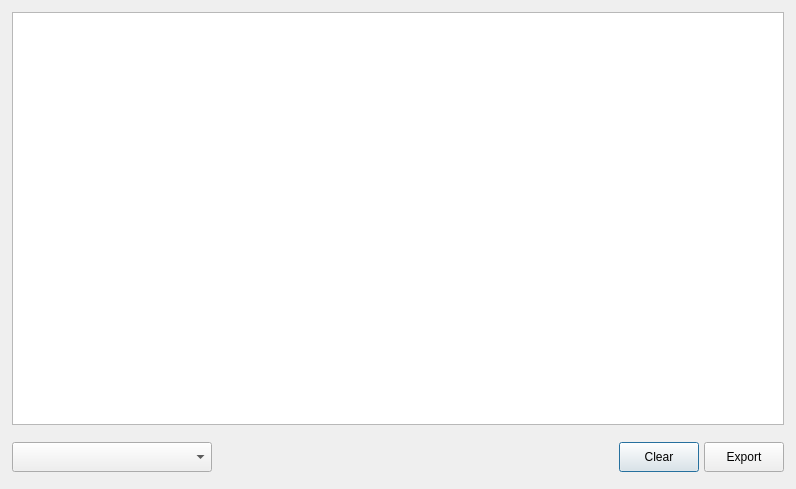
<?xml version="1.0" encoding="UTF-8"?>
<ui version="4.0">
 <class>RPLogDialog</class>
 <widget class="QDialog" name="RPLogDialog">
  <property name="geometry">
   <rect>
    <x>0</x>
    <y>0</y>
    <width>796</width>
    <height>489</height>
   </rect>
  </property>
  <property name="windowTitle">
   <string>Dialog</string>
  </property>
  <layout class="QVBoxLayout" name="verticalLayout">
   <property name="spacing">
    <number>12</number>
   </property>
   <property name="leftMargin">
    <number>12</number>
   </property>
   <property name="topMargin">
    <number>12</number>
   </property>
   <property name="rightMargin">
    <number>12</number>
   </property>
   <property name="bottomMargin">
    <number>12</number>
   </property>
   <item>
    <widget class="QTextBrowser" name="textBrowserLogText"/>
   </item>
   <item>
    <widget class="QWidget" name="widgetControlGroup" native="true">
     <property name="minimumSize">
      <size>
       <width>0</width>
       <height>40</height>
      </size>
     </property>
     <layout class="QHBoxLayout" name="horizontalLayout">
      <property name="spacing">
       <number>5</number>
      </property>
      <property name="leftMargin">
       <number>0</number>
      </property>
      <property name="topMargin">
       <number>0</number>
      </property>
      <property name="rightMargin">
       <number>0</number>
      </property>
      <property name="bottomMargin">
       <number>0</number>
      </property>
      <item>
       <widget class="QComboBox" name="comboBox">
        <property name="minimumSize">
         <size>
          <width>200</width>
          <height>30</height>
         </size>
        </property>
        <property name="maximumSize">
         <size>
          <width>200</width>
          <height>30</height>
         </size>
        </property>
       </widget>
      </item>
      <item>
       <spacer name="horizontalSpacer">
        <property name="orientation">
         <enum>Qt::Horizontal</enum>
        </property>
        <property name="sizeHint" stdset="0">
         <size>
          <width>40</width>
          <height>20</height>
         </size>
        </property>
       </spacer>
      </item>
      <item>
       <widget class="QPushButton" name="pushButtonClearLog">
        <property name="minimumSize">
         <size>
          <width>80</width>
          <height>30</height>
         </size>
        </property>
        <property name="maximumSize">
         <size>
          <width>80</width>
          <height>30</height>
         </size>
        </property>
        <property name="text">
         <string>Clear</string>
        </property>
       </widget>
      </item>
      <item>
       <widget class="QPushButton" name="pushButtonExportLog">
        <property name="minimumSize">
         <size>
          <width>80</width>
          <height>30</height>
         </size>
        </property>
        <property name="maximumSize">
         <size>
          <width>80</width>
          <height>30</height>
         </size>
        </property>
        <property name="text">
         <string>Export</string>
        </property>
       </widget>
      </item>
     </layout>
    </widget>
   </item>
  </layout>
 </widget>
 <resources/>
 <connections/>
</ui>
